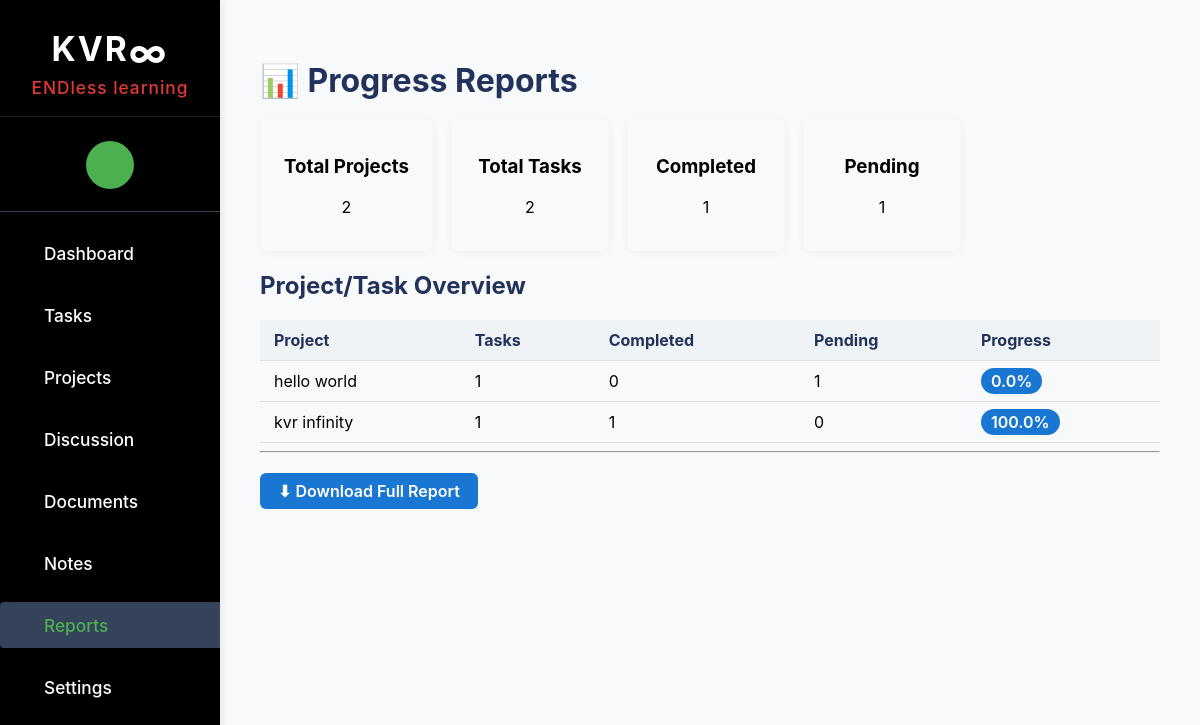
Page /reports on the committed database.
### tables this page shows
CREATE TABLE task (
    id INTEGER PRIMARY KEY AUTOINCREMENT,
    project_name TEXT NOT NULL,
    job_number TEXT NOT NULL,
    department_id INTEGER NOT NULL,
    job_description TEXT NOT NULL,
    edc DATE NOT NULL,
    due_date DATE NOT NULL,
    spoc TEXT NOT NULL, status TEXT DEFAULT 'Pending',
    FOREIGN KEY (department_id) REFERENCES department(id)
);

### app.py (the view)
@app.route('/reports')
def reports():
    reports = query_db("""
        SELECT project_name as project,
               COUNT(*) as total_tasks,
               SUM(CASE WHEN status='Completed' THEN 1 ELSE 0 END) as completed,
               SUM(CASE WHEN status!='Completed' THEN 1 ELSE 0 END) as pending,
               ROUND(100.0 * SUM(CASE WHEN status='Completed' THEN 1 ELSE 0 END) / COUNT(*), 2) as progress
        FROM task GROUP BY project_name
    """)
    return render_template('reports.html', theme=session.get('theme', 'light'), reports=reports)

### app.py (called while the page is built)
def get_db():
    db = getattr(g, '_database', None)
    if db is None:
        db = g._database = sqlite3.connect(DATABASE)
        db.row_factory = sqlite3.Row
    return db

@app.teardown_appcontext
def close_connection(exception):
    db = getattr(g, '_database', None)
    if db is not None:
        db.close()

def query_db(query, args=(), one=False, commit=False):
    cur = get_db().execute(query, args)
    rv = cur.fetchall()
    cur.close()
    if commit:
        get_db().commit()
    return (rv[0] if rv else None) if one else rv

@app.before_request
def seed_departments():
    departments = [
        'IT Department', 'Marketing Department', 'Graphic Designers',
        'Operations', 'Finance', 'HR', 'Sales',
        'Business Analyst', 'Executive Department'
    ]
    for name in departments:
        exists = query_db("SELECT id FROM department WHERE name = ?", [name], one=True)
        if not exists:
            query_db("INSERT INTO department (name) VALUES (?)", [name], commit=True)

### templates/reports.html (shortened to what this page needs)
{% extends 'base.html' %}
{% block content %}
<h1 class="page-title">📊 Progress Reports</h1>
<div class="reports-section">
    <div class="summary-cards">
        <div class="card">
            <h3>Total Projects</h3>
            <p>{{ reports|length }}</p>
        </div>
        <div class="card">
            <h3>Total Tasks</h3>
            <p>{{ reports|sum(attribute='total_tasks') }}</p>
        </div>
        <div class="card">
            <h3>Completed</h3>
            <p>{{ reports|sum(attribute='completed') }}</p>
        </div>
        <div class="card">
            <h3>Pending</h3>
            <p>{{ reports|sum(attribute='pending') }}</p>
        </div>
    </div>
    <h2>Project/Task Overview</h2>
    <table class="styled-table">
        <thead>
            <tr>
                <th>Project</th>
                <th>Tasks</th>
                <th>Completed</th>
                <th>Pending</th>
                <th>Progress</th>
            </tr>
        </thead>
        <tbody>
            {% for report in reports %}
            <tr>
                <td>{{ report.project }}</td>
                <td>{{ report.total_tasks }}</td>
                <td>{{ report.completed }}</td>
                <td>{{ report.pending }}</td>
                <td><span class="progress-badge">{{ report.progress }}%</span></td>
            </tr>
            {% else %}
            <tr><td colspan="5">No reports available.</td></tr>
            {% endfor %}
        </tbody>
    </table>
    <hr>
    <a href="{{ url_for('download_report') }}" class="btn btn-download">⬇ Download Full Report</a>
</div>
{% endblock %}

### static/admin.css (style rules this page uses)
body { font-family: 'Inter', Arial, sans-serif; background: #f8f9fb; margin: 0; padding: 0; }
h1, h2 { color: #22325a; }
table { width: 100%; border-collapse: collapse; margin-top: 18px; }
table th, table td { padding: 12px 8px; border-bottom: 1px solid #f0f0f0; text-align: left; }
table th { background: #f8f8f8; color: #22325a; }

### templates/reports.html (style rules this page uses)
.page-title { margin-bottom: 18px; }
.summary-cards { display: flex; gap: 18px; margin-bottom: 18px; }
.card { background: #f8f9fb; border-radius: 8px; padding: 18px 24px; box-shadow: 0 2px 8px rgba(0,0,0,0.04); min-width: 110px; text-align: center; }
.styled-table { width: 100%; border-collapse: collapse; margin-top: 10px; }
.styled-table th, .styled-table td { padding: 10px 14px; border-bottom: 1px solid #e0e0e0; }
.styled-table th { background: #eff3f6; }
.progress-badge { background: #1976d2; color: #fff; padding: 3px 10px; border-radius: 14px; font-weight: 600; }
.btn-download { display: inline-block; margin-top: 12px; padding: 8px 18px; background: #1976d2; color: #fff; border-radius: 6px; text-decoration: none; font-weight: 600; transition: background 0.2s; }

### rows in the picture
task: project "hello world", total_tasks "1", completed "0", pending "1", progress "0.0"
task: project "kvr infinity", total_tasks "1", completed "1", pending "0", progress "100.0"

### other values in the picture
{{ reports|length }} "2"
{{ reports|sum(attribute='total_tasks') }} "2"
{{ reports|sum(attribute='completed') }} "1"
{{ reports|sum(attribute='pending') }} "1"
